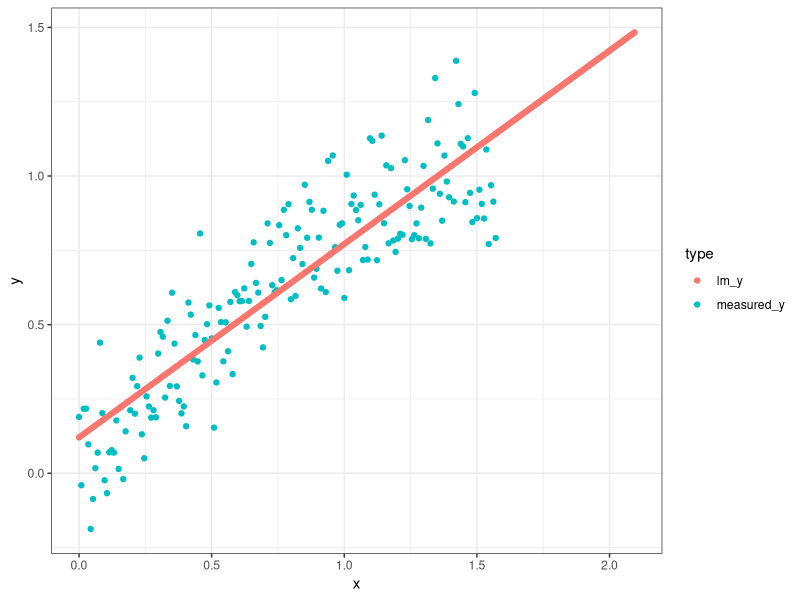
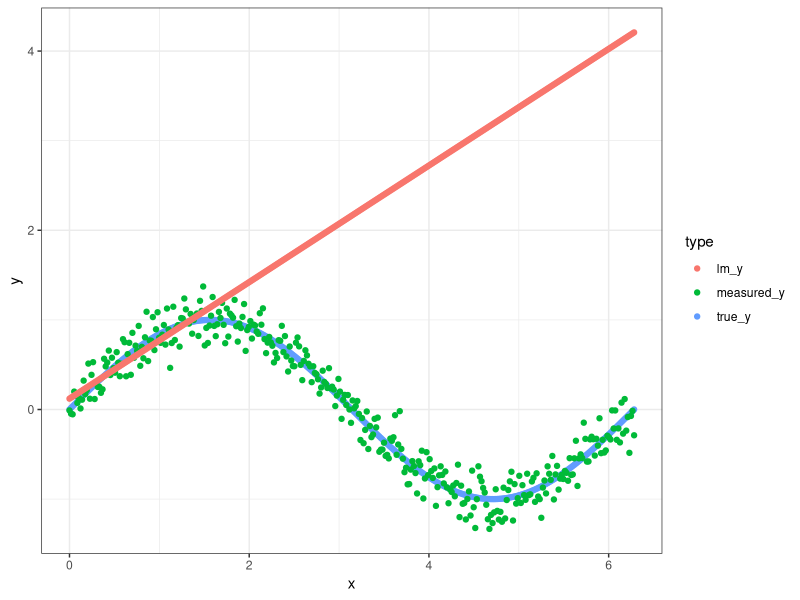
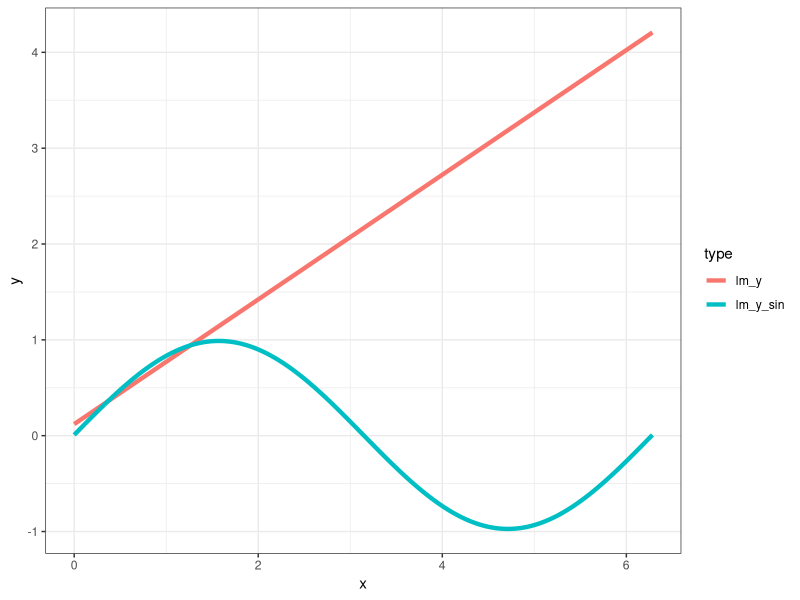

Write the R code that produced these figures, in order.
## ---- chunk 1
suppressMessages(suppressWarnings(library(tidyverse)))
set.seed(0)
data_in_partial <- tibble(x = seq(0, pi/2, length.out = 180)) %>% 
  mutate(true_y = sin(x),
         measured_y = sin(x) + rnorm(length(x), 0, 0.15))

lm_y_partial <- lm(data = data_in_partial, formula = measured_y ~ x)

summary(lm_y_partial)
## ---- chunk 2
# This is the nominal prediction, while hiding my "true" intentions

data_in_partial %>% 
  mutate(lm_y = predict(lm_y_partial)) %>% 
  select(x, measured_y, lm_y) %>% 
  bind_rows(tibble(x = seq(pi/2, pi/1.5, length.out = 90)) %>% 
              mutate(lm_y = predict(lm_y_partial, .))) %>% 
  gather(type, y, -x) %>% 
  ggplot(aes(x = x, y = y, color = type)) + 
  geom_point() + 
  theme_bw()

## ---- chunk 3

data_in <- tibble(x = seq(0, 2*pi, length.out = 360)) %>% 
  mutate(true_y = sin(x),
         measured_y = sin(x) + rnorm(length(x), 0, 0.15)) %>% 
  mutate(lm_y = predict(lm_y_partial, newdata = .))

data_in %>% 
  gather(type, y, -x) %>% 
  ggplot(aes(x = x, y = y, color = type)) + 
  geom_point() + 
  theme_bw()

## ---- chunk 4

lm_y_sine <- lm(data = data_in_partial, formula = measured_y ~ sin(x))

summary(lm_y_sine)

data_in_w_sine <- tibble(x = seq(0, 2*pi, length.out = 360)) %>% 
  mutate(true_y = sin(x),
         measured_y = sin(x) + rnorm(length(x), 0, 0.15)) %>% 
  mutate(lm_y = predict(lm_y_partial, newdata = .),
         lm_y_sin = predict(lm_y_sine, newdata = .))

data_in_w_sine %>% 
  select(-true_y, -measured_y) %>% 
  gather(type, y, -x) %>% 
  ggplot(aes(x = x, y = y, color = type)) + 
  geom_line(size = 1.5) + 
  theme_bw()

